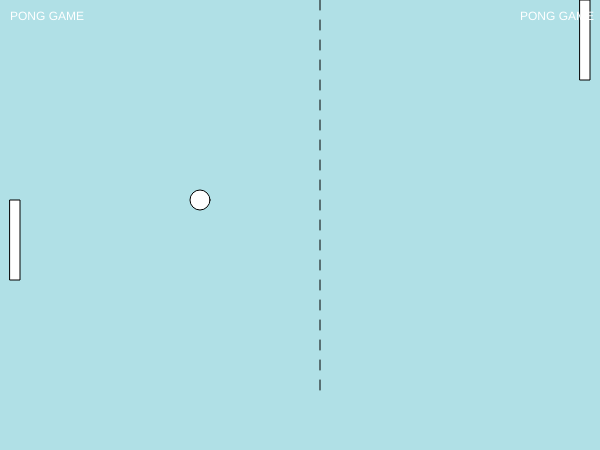
Frame 1 (no input)
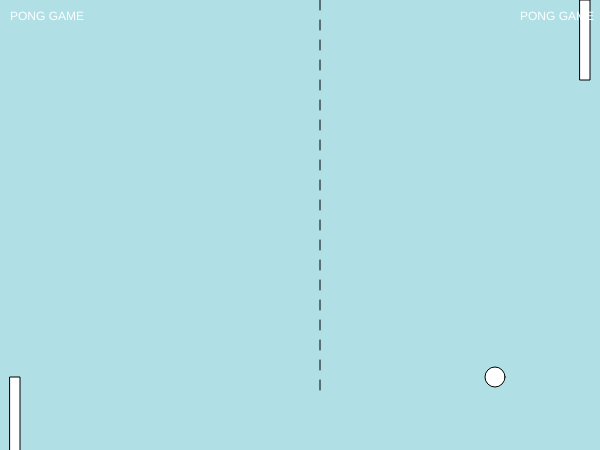
Frame 60 (no input)
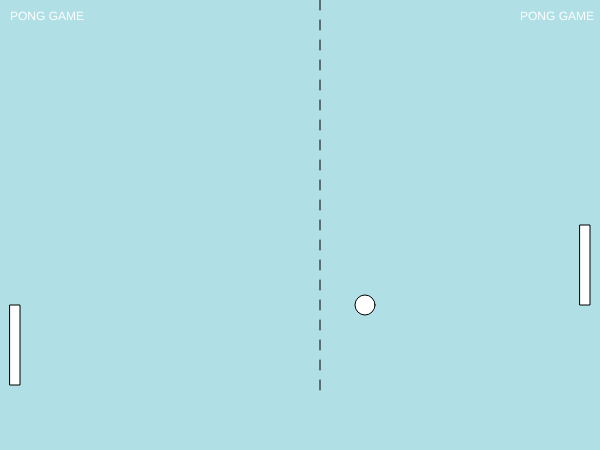
Frame 120 (the mouse pressed at the canvas centre since frame 60)

The p5.js sketch that drew these frames (run headless with seeded random() and noise() and a simulated clock; from frame 60 on, the mouse is pressed at the canvas centre):

// p5.js sketch
// ── sketch.js
xpos = 200
ypos = 200
dx = 5;
dy = 3;
function setup() {
  createCanvas(600, 450);
}

function draw() {
  background('powderblue');
  rect(10,ypos,10,80);
  rect(580,mouseY,10,80);
  ellipse(xpos,ypos,20,20);
  if (xpos>=width-20 || xpos==20)
    {
      dx = -dx
    }
  if (ypos>=height-20 || ypos==20)
    {
      dy = -dy
    }
  fill('white');
  text('PONG GAME',10,20);
  text('PONG GAME',520,20);
  for (var i=0; i < 400; i+=20) {
     line(320,i,320,i+10);
  } 
  xpos = xpos +dx;
  ypos = ypos +dy;
}
